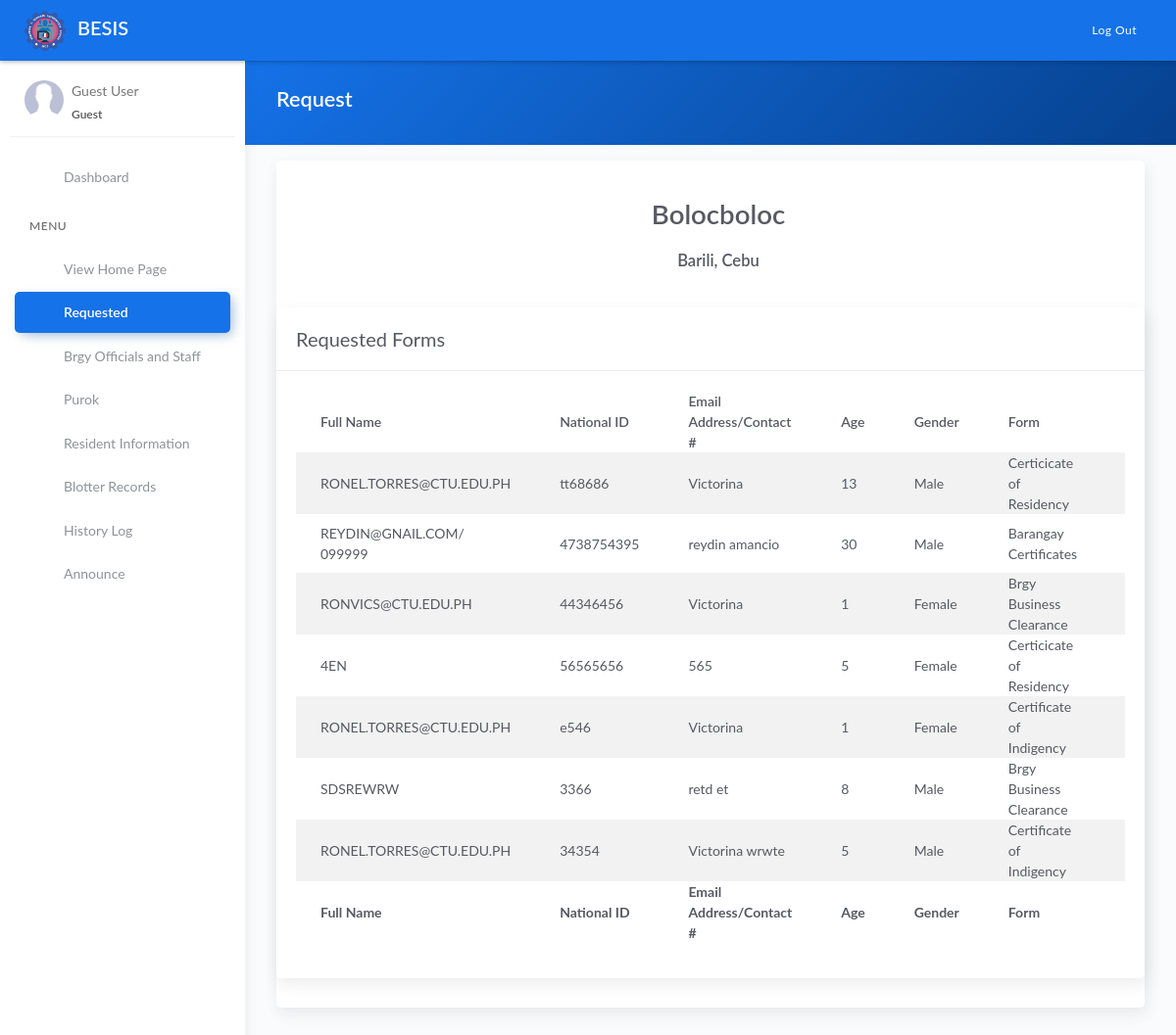
Page /request.php on the earlier database version.
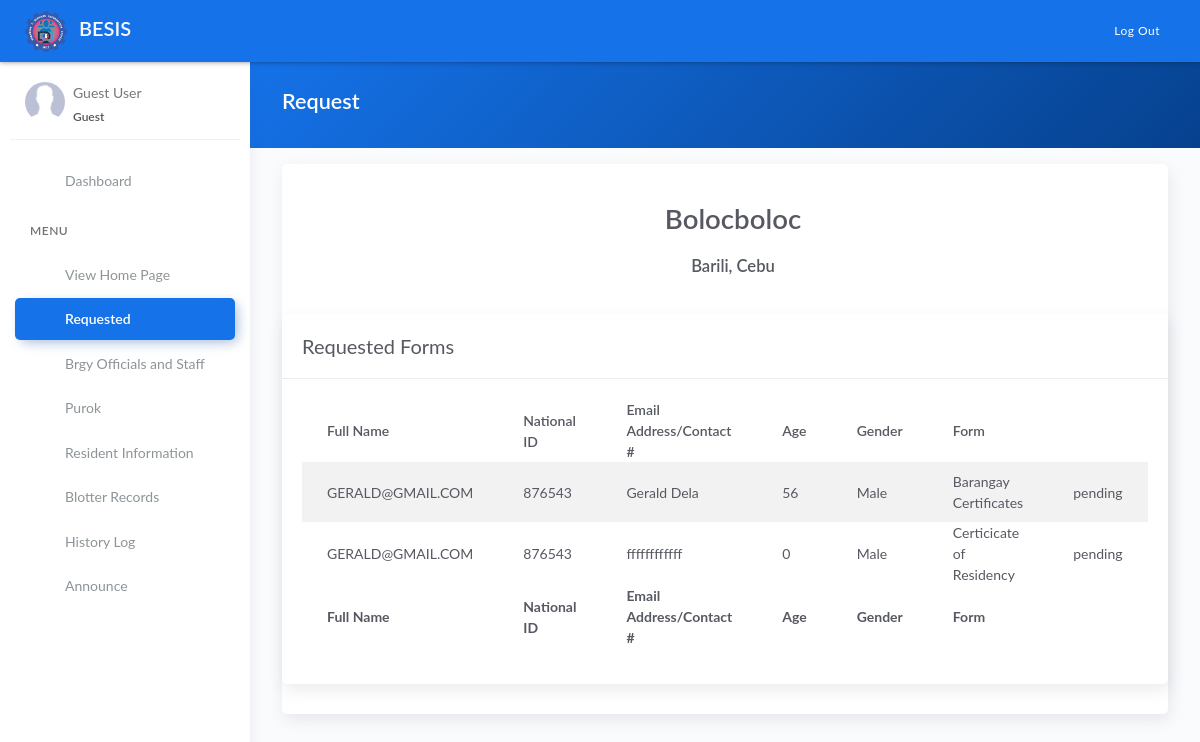
Same page on the later database version.
### tables this page shows
CREATE TABLE `tblrequest` (
  `id` int(6) NOT NULL AUTO_INCREMENT,
  `gcontact` varchar(255) NOT NULL,
  `national_id` varchar(255) NOT NULL,
  `fullname` varchar(255) NOT NULL,
  `age` int(6) NOT NULL,
  `gender` varchar(255) NOT NULL,
  `form` varchar(255) NOT NULL,
  `status` varchar(255) NOT NULL,
  PRIMARY KEY (`id`)
);

### model/fetch_brgy_info.php (called while the page is built, shortened)
<?php
    $query = "SELECT * FROM tblbrgy_info";
    $result = $conn->query($query);
	$row = $result->fetch_assoc();
	if($row){
		$province = $row['province'];
		$town	= $row['town'];
	}
?>

### request.php (the view, shortened to what this page needs)
<?php include 'server/server.php' ?>
<?php
	if(isset($_SESSION['role'])){
		if($_SESSION['role'] =='staff'){
			$off_q = "SELECT * FROM tblrequest ";
		}else{
			$off_q = "SELECT * FROM tblrequest  ORDER BY id DESC";
		}
	}else{
		$off_q = "SELECT * FROM tblrequest ORDER BY id DESC";
	}
	$res_o = $conn->query($off_q);
	$official = array();
	while($row = $res_o->fetch_assoc()){
		$official[] = $row;
	}
?>
<!DOCTYPE html>
<html lang="en">
<head>
	<?php include 'templates/header.php' ?>
</head>
<body>
	<div class="wrapper">
		<?php include 'templates/main-header.php' ?>
		<?php include 'templates/sidebar.php' ?>
		<div class="main-panel">
			<div class="content">
				<div class="panel-header bg-primary-gradient">
					<div class="page-inner">
						<div class="d-flex align-items-left align-items-md-center flex-column flex-md-row">
							<div>
								<h2 class="text-white fw-bold">Request</h2>
							</div>
						</div>
					</div>
				</div>
				<div class="page-inner">
					<div class="row mt--2">
						<div class="col-md-12">
							<div class="card">
								<div class="card-body">
									<div class="d-flex flex-wrap pb-2 justify-content-between">
										<div class="px-2 pb-2 pb-md-0 text-center">
										</div>
										<div class="px-2 pb-2 pb-md-0 text-center">
											<h1 class="fw-bold mt-3">Bolocboloc</h1>
											<h4 class="fw-bold mt-3"><?= ucwords($town) ?>, <?= ucwords($province) ?> </h4>
										</div>
									</div>
								</div>
							<div class="card">
								<div class="card-header">
									<div class="card-head-row">
										<div class="card-title">Requested Forms</div>
									</div>
								</div>
								<div class="card-body">
									<div class="table-responsive">
										<table class="table table-striped">
											<thead>
												<tr>
													<th scope="col">Full Name</th>
													<th scope="col">National ID</th>
                                                    <th scope="col">Email Address/Contact #</th>
													<th scope="col">Age</th>
													<th scope="col">Gender</th>
													<th scope="col">Form</th>
												</tr>
											</thead>
											<tbody>
												<?php if(!empty($official)): ?>
													<?php foreach($official as $row): ?>
														<tr>
															<td class="text-uppercase"><?= $row['fullname'] ?></td>
															<td><?= $row['national_id'] ?></td>
                                                            <td><?= $row['gcontact'] ?></td>
															<td><?= $row['age'] ?></td>
															<td><?= $row['gender'] ?></td>
															<td><?= $row['form'] ?></td>
															<td><?= $row['status'] ?></td>
														</tr>
													<?php endforeach ?>
												<?php else: ?>
													<tr>
														<td colspan="3" class="text-center">No Available Data</td>
													</tr>
												<?php endif ?>
											</tbody>
											<tfoot>
												<tr>
                                                    <th scope="col">Full Name</th>
													<th scope="col">National ID</th>
													<th scope="col">Email Address/Contact #</th>
													<th scope="col">Age</th>
													<th scope="col">Gender</th>
													<th scope="col">Form</th>
												</tr>
											</tfoot>
										</table>
									</div>
								</div>
							</div>
						</div>
					</div>
				</div>
			</div>
		</div>
	</div>
</body>
</html>

Differences in the rows shown:
removed tblrequest: fullname "RONEL.TORRES@CTU.EDU.PH", national "tt68686", gcontact "Victorina", age "13", gender "Male", form "Certicicate of Residency"
removed tblrequest: fullname "REYDIN@GNAIL.COM/ 099999", national "4738754395", gcontact "reydin amancio", age "30", gender "Male", form "Barangay Certificates"
removed tblrequest: fullname "RONVICS@CTU.EDU.PH", national "44346456", gcontact "Victorina", age "1", gender "Female", form "Brgy Business Clearance"
removed tblrequest: fullname "4EN", national "56565656", gcontact "565", age "5", gender "Female", form "Certicicate of Residency"
removed tblrequest: fullname "RONEL.TORRES@CTU.EDU.PH", national "e546", gcontact "Victorina", age "1", gender "Female", form "Certificate of Indigency"
removed tblrequest: fullname "SDSREWRW", national "3366", gcontact "retd et", age "8", gender "Male", form "Brgy Business Clearance"
removed tblrequest: fullname "RONEL.TORRES@CTU.EDU.PH", national "34354", gcontact "Victorina wrwte", age "5", gender "Male", form "Certificate of Indigency"
added tblrequest: fullname "GERALD@GMAIL.COM", national "876543", gcontact "Gerald Dela", age "56", gender "Male", form "Barangay Certificates", status "pending"
added tblrequest: fullname "GERALD@GMAIL.COM", national "876543", gcontact "ffffffffffff", age "0", gender "Male", form "Certicicate of Residency", status "pending"
